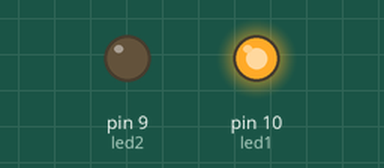
The sketch below on a simulated Arduino Uno, built with avr-gcc and run on an emulated ATmega328P. Parts: output pins drawn as LEDs (lit = HIGH).

Above: at 0.02 s.
At 1.37 s:
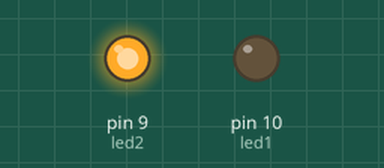
At 2.6 s:
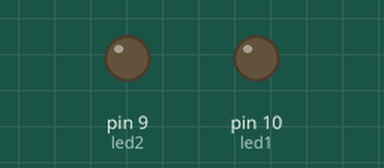
Timing chart, 0 to 3.0 s (numbered marks = the images above):
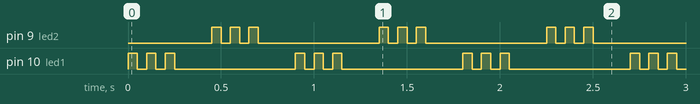

Measured:
- by itself, pin 9 (led2), pin 10 (led1): repeats every 0.90 s: 2 × (LOW 0.05 s, HIGH 0.05 s), LOW 0.65 s, HIGH 0.05 s

The sketch:

Project_2_LED_Blink_Police.ino
```cpp
int led1 = 10;
int led2 = 9;

void setup() {
  pinMode(led1, OUTPUT); // set pin 10 to output
  pinMode(led2, OUTPUT); // set pin 9 to output
}

void digitalWriteDelay(int pin, bool value, int wait) {
  digitalWrite(pin, value);
  delay(wait);
}

void loop() {
  // led1
  digitalWriteDelay(led1, HIGH, 50);
  digitalWriteDelay(led1, LOW, 50);
  digitalWriteDelay(led1, HIGH, 50);
  digitalWriteDelay(led1, LOW, 50);
  digitalWriteDelay(led1, HIGH, 50);
  digitalWriteDelay(led1, LOW, 200);
  // led2
  digitalWriteDelay(led2, HIGH, 50);
  digitalWriteDelay(led2, LOW, 50);
  digitalWriteDelay(led2, HIGH, 50);
  digitalWriteDelay(led2, LOW, 50);
  digitalWriteDelay(led2, HIGH, 50);
  digitalWriteDelay(led2, LOW, 200);
}
```
